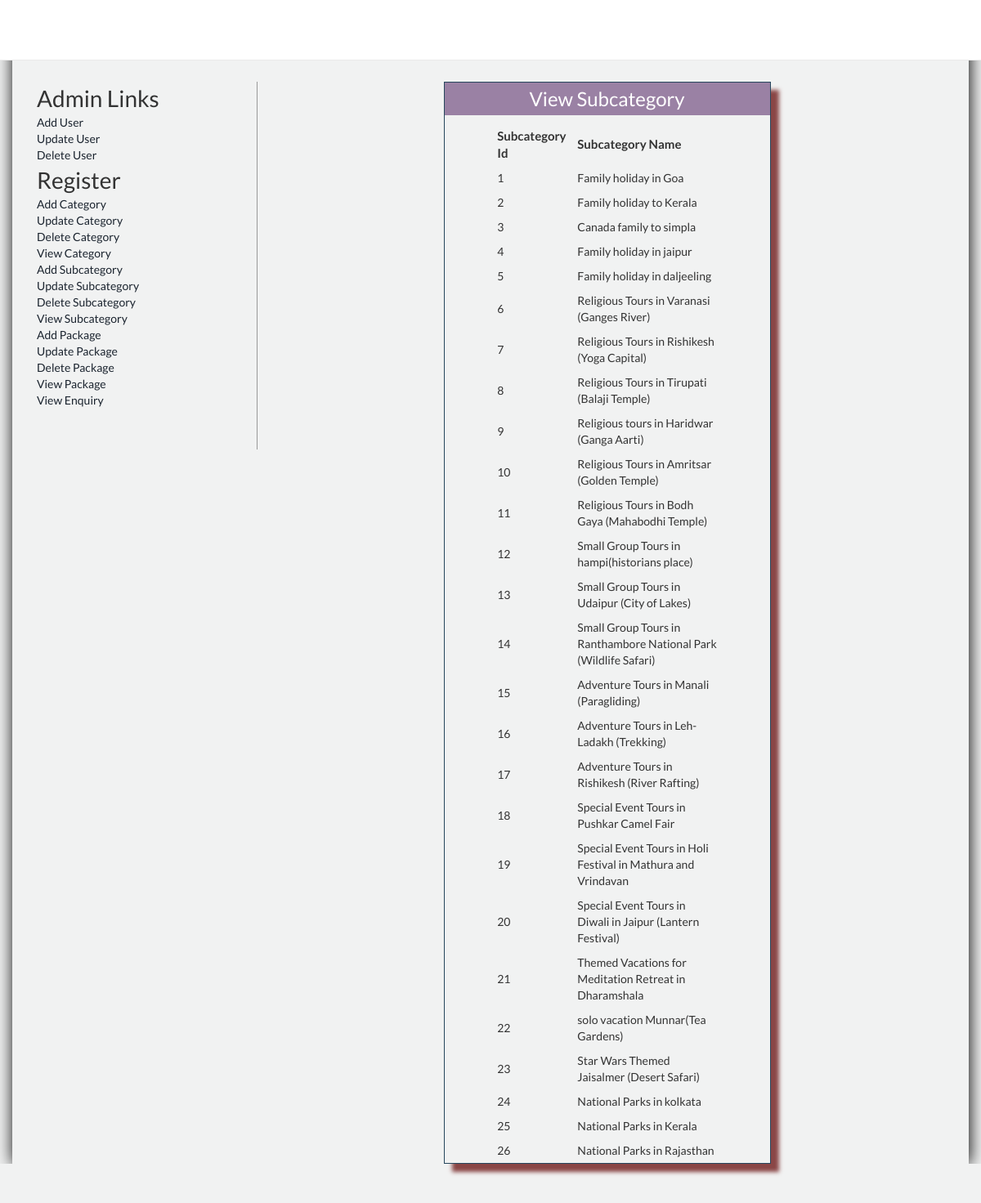
/Admin/viewsubcategory.php (signed in), run on the app's committed database.
### tables this page shows
CREATE TABLE `subcategory` (
  `Subcatid` int(200) NOT NULL,
  `Subcatname` varchar(1000) NOT NULL,
  `Catid` int(200) NOT NULL,
  `Pic` varchar(8000) NOT NULL,
  `Detail` varchar(8000) NOT NULL
);

### Admin/viewsubcategory.php (the view, shortened to what this page needs)
<!DOCTYPE html>
<html>
<head>
<link href="style.css" rel="stylesheet" type="text/css" />
<link href="../css/bootstrap.css" rel='stylesheet' type='text/css'/>
<link href="../css/style.css" rel="stylesheet" type="text/css" media="all"/>
</head>
<body>
<?php include('function.php'); ?>
<?php include('top.php'); ?>
<div style="padding-top:100px; box-shadow:1px 1px 20px black; min-height:570px" class="container">
<div class="col-sm-3" style="border-right:1px solid #999; min-height:450px;">
<?php include('left.php'); ?>
</div>
<div class="col-sm-9">
<form method="post">
<table border="0" width="400px" height="300px" align="center" class="tableshadow">
<tr><td class="toptd">View Subcategory</td></tr>
<tr><td align="center" valign="top" style="padding-top:10px;">
<table border="0" align="center" width="70%" >
<tr><td style="font-size:15px; padding:5px; font-weight:bold;">Subcategory Id</td>
<td style="font-size:15px; padding:5px; font-weight:bold;">Subcategory Name</td></tr>
<?php
$s="select * from subcategory";
$result=mysqli_query($cn,$s);
while($data=mysqli_fetch_array($result))
{
		echo "<tr><td style=' padding:5px;'>$data[0]</td><td style=' padding:5px;'>$data[1]</td></tr>";
}
?>
</table>
</td></tr></table>
</form>
</div>
</div>
<?php include('bottom.php'); ?>
</body>
</html>

### Admin/style.css (style rules this page uses)
.tableshadow { box-shadow:10px 10px 5px #8a4646; padding-top:40px; border:solid 1px #27475d }
.toptd { color:white; font-size:24px; text-align:center; height:40px; background-color:#9a81a4 }

### css/style.css (style rules this page uses)
body { margin:0; padding:0; font-family: 'Lato', sans-serif; -webkit-appearance:none; background-color: #F1F2F2; }
.container:after { content: "\0020"; display: block; height: 0; clear: both; visibility: hidden; }

### data on the page
subcategory: Subcatid "1", Subcatname "Family holiday in Goa"
subcategory: Subcatid "2", Subcatname "Family holiday to Kerala"
subcategory: Subcatid "3", Subcatname "Canada family to simpla"
subcategory: Subcatid "4", Subcatname "Family holiday in jaipur"
subcategory: Subcatid "5", Subcatname "Family holiday in daljeeling"
subcategory: Subcatid "6", Subcatname "Religious Tours in Varanasi (Ganges River)"
subcategory: Subcatid "7", Subcatname "Religious Tours in Rishikesh (Yoga Capital)"
subcategory: Subcatid "8", Subcatname "Religious Tours in Tirupati (Balaji Temple)"
subcategory: Subcatid "9", Subcatname "Religious tours in Haridwar (Ganga Aarti)"
subcategory: Subcatid "10", Subcatname "Religious Tours in Amritsar (Golden Temple)"
subcategory: Subcatid "11", Subcatname "Religious Tours in Bodh Gaya (Mahabodhi Temple)"
subcategory: Subcatid "12", Subcatname "Small Group Tours in hampi(historians place)"
subcategory: Subcatid "13", Subcatname "Small Group Tours in Udaipur (City of Lakes)"
subcategory: Subcatid "14", Subcatname "Small Group Tours in Ranthambore National Park (Wildlife Safari)"
subcategory: Subcatid "15", Subcatname "Adventure Tours in Manali (Paragliding)"
subcategory: Subcatid "16", Subcatname "Adventure Tours in Leh-Ladakh (Trekking)"
subcategory: Subcatid "17", Subcatname "Adventure Tours in Rishikesh (River Rafting)"
subcategory: Subcatid "18", Subcatname "Special Event Tours in Pushkar Camel Fair"
subcategory: Subcatid "19", Subcatname "Special Event Tours in Holi Festival in Mathura and Vrindavan"
subcategory: Subcatid "20", Subcatname "Special Event Tours in Diwali in Jaipur (Lantern Festival)"
subcategory: Subcatid "21", Subcatname "Themed Vacations for Meditation Retreat in Dharamshala"
subcategory: Subcatid "22", Subcatname "solo vacation Munnar(Tea Gardens)"
subcategory: Subcatid "23", Subcatname "Star Wars Themed Jaisalmer (Desert Safari)"
subcategory: Subcatid "24", Subcatname "National Parks in kolkata"
subcategory: Subcatid "25", Subcatname "National Parks in Kerala"
subcategory: Subcatid "26", Subcatname "National Parks in Rajasthan"
